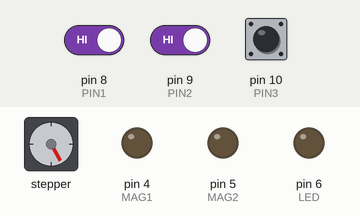
This sketch was run on a simulated Arduino Uno, built with avr-gcc and run on an emulated ATmega328P. Parts: stepper motor, output pins drawn as LEDs (lit = HIGH). Wiring (inferred from the names in the program): stepper motor driver (200 steps per turn assumed): step pin 3; direction pin 2. The inputs (shaded band) are chosen by the test bench; at power-on: pin 9 (PIN2) HIGH, pin 8 (PIN1) HIGH, pin 10 (PIN3) HIGH. Pins used as bus, display or sensor lines are not drawn.

Above: at 13.3 s.
13.4 s: pin 9 (PIN2) driven LOW
At 16.0 s:
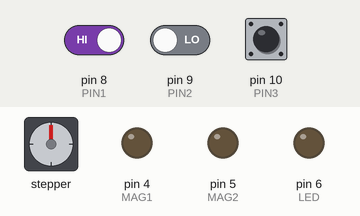
28.9 s: pin 8 (PIN1) driven LOW
At 29.14 s:
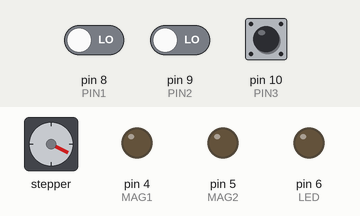
At 32.4 s:
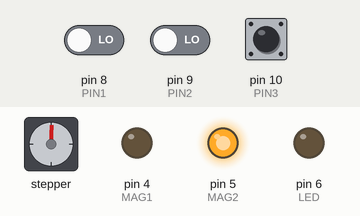
Timing chart, 0 to 33.9 s (numbered marks = the images above; inputs shaded):
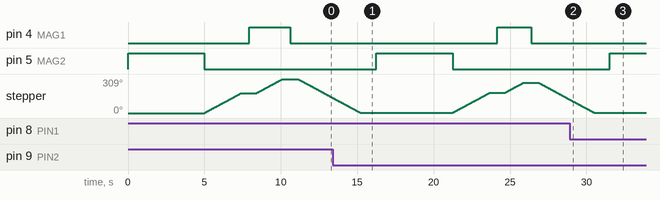

Measured:
- after the input at 28.9 s, pin 4 (MAG1): stays LOW (without the input it goes to HIGH after 10.5 s); pin 5 (MAG2): goes on until 31.5 s, then stays HIGH; stepper: goes on until 30.5 s, then stays 3°

The sketch:

Stepper_Motor_Arduino_Uno.ino
```cpp
#define DIR 2
#define PUL 3
#define MAG1 4
#define MAG2 5
#define LED 6
#define BOT 7
#define PIN1 8
#define PIN2 9
#define PIN3 10
float time;

void setup() {
  Serial.begin(115200);
  pinMode(DIR, OUTPUT);
  pinMode(PUL, OUTPUT);
  pinMode(MAG1, OUTPUT);
  pinMode(MAG2, OUTPUT);
  pinMode(LED, OUTPUT);
  pinMode(BOT, INPUT_PULLUP);
  pinMode(PIN1, INPUT);
  pinMode(PIN2, INPUT);
  pinMode(PIN3, INPUT);
  digitalWrite(MAG1, LOW);
}

void loop() {
  time = 12;
  digitalWrite(MAG2, HIGH);
  int pin1State = digitalRead(PIN1);
  int pin2State = digitalRead(PIN2);
  int pin3State = digitalRead(PIN3);
  delay(5000);

  if (pin1State == LOW && pin2State == HIGH && pin3State == LOW) {
    digitalWrite(MAG2, LOW);
    parafuso();
    delay(1000);
  }
  else if (pin1State == HIGH && pin2State == HIGH && pin3State == HIGH) {
    digitalWrite(MAG2, LOW);
    arruela();
    delay(1000);
  }
  else if (pin1State == HIGH && pin2State == LOW && pin3State == HIGH) {
    digitalWrite(MAG2, LOW);
    porca();
    delay(1000);
  }
  else if (pin1State == LOW && pin2State == LOW && pin3State == LOW) {
    return 0;
  }
}

void parafuso() {
  digitalWrite(DIR, HIGH);

  for (float i = 0; i <= 105; i += 1) {
    digitalWrite(PUL, HIGH);
    delay(time);
    digitalWrite(PUL, LOW);
    delay(time);
    if (i >= 80){
      time = 35;
    }
  }

  delay(500);
  digitalWrite(MAG1, HIGH);
  delay(500);
  digitalWrite(DIR, HIGH);
  time = 10;

  for (float i = 0; i <= 25; i += 1) {
    digitalWrite(PUL, HIGH);
    delay(time);
    digitalWrite(PUL, LOW);
    delay(time);
  }

  delay(500);
  digitalWrite(MAG1, LOW);
  delay(500);
  digitalWrite(DIR, LOW);

  for (float i = 0; i <= 105 + 25; i += 1) {
    digitalWrite(PUL, HIGH);
    delay(time);
    digitalWrite(PUL, LOW);
    delay(time);
  }
}

void arruela() {
  digitalWrite(DIR, HIGH);
  for (float i = 0; i <= 100; i += 1) {
    digitalWrite(PUL, HIGH);
    delay(time);
    digitalWrite(PUL, LOW);
    delay(time);
  }
  delay(500);
  digitalWrite(MAG1, HIGH);
  delay(500);
  digitalWrite(DIR, HIGH);
  for (float i = 0; i <= 70; i += 1) {
    digitalWrite(PUL, HIGH);
    delay(time);
    digitalWrite(PUL, LOW);
    delay(time);
  }
  delay(500);
  digitalWrite(MAG1, LOW);
  delay(500);
  digitalWrite(DIR, LOW);
  for (float i = 0; i <= 100 + 70; i += 1) {
    digitalWrite(PUL, HIGH);
    delay(time);
    digitalWrite(PUL, LOW);
    delay(time);
  }
}

void porca() {
  digitalWrite(DIR, HIGH);
  for (float i = 0; i <= 100; i += 1) {
    digitalWrite(PUL, HIGH);
    delay(time);
    digitalWrite(PUL, LOW);
    delay(time);
  }
  delay(500);
  digitalWrite(MAG1, HIGH);
  delay(500);
  digitalWrite(DIR, HIGH);
  for (float i = 0; i <= 50; i += 1) {
    digitalWrite(PUL, HIGH);
    delay(time);
    digitalWrite(PUL, LOW);
    delay(time);
  }
  delay(500);
  digitalWrite(MAG1, LOW);
  delay(500);
  digitalWrite(DIR, LOW);
  for (float i = 0; i <= 100 + 50; i += 1) {
    digitalWrite(PUL, HIGH);
    delay(time);
    digitalWrite(PUL, LOW);
    delay(time);
  }
}
```
